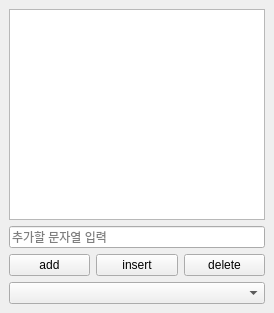
<?xml version="1.0" encoding="UTF-8"?>
<ui version="4.0">
 <class>MainWindow</class>
 <widget class="QMainWindow" name="MainWindow">
  <property name="geometry">
   <rect>
    <x>0</x>
    <y>0</y>
    <width>274</width>
    <height>313</height>
   </rect>
  </property>
  <property name="windowTitle">
   <string>MainWindow</string>
  </property>
  <widget class="QWidget" name="centralwidget">
   <layout class="QVBoxLayout" name="verticalLayout">
    <item>
     <widget class="QListView" name="listView"/>
    </item>
    <item>
     <widget class="QLineEdit" name="lineEdit">
      <property name="placeholderText">
       <string>추가할 문자열 입력</string>
      </property>
      <property name="clearButtonEnabled">
       <bool>true</bool>
      </property>
     </widget>
    </item>
    <item>
     <layout class="QHBoxLayout" name="horizontalLayout_2">
      <item>
       <widget class="QPushButton" name="btnAdd">
        <property name="text">
         <string>add</string>
        </property>
       </widget>
      </item>
      <item>
       <widget class="QPushButton" name="btnInsert">
        <property name="text">
         <string>insert</string>
        </property>
       </widget>
      </item>
      <item>
       <widget class="QPushButton" name="btnDelete">
        <property name="text">
         <string>delete</string>
        </property>
       </widget>
      </item>
     </layout>
    </item>
    <item>
     <widget class="QComboBox" name="comboBox"/>
    </item>
   </layout>
  </widget>
  <widget class="QMenuBar" name="menubar">
   <property name="geometry">
    <rect>
     <x>0</x>
     <y>0</y>
     <width>274</width>
     <height>20</height>
    </rect>
   </property>
  </widget>
 </widget>
 <resources/>
 <connections/>
</ui>
